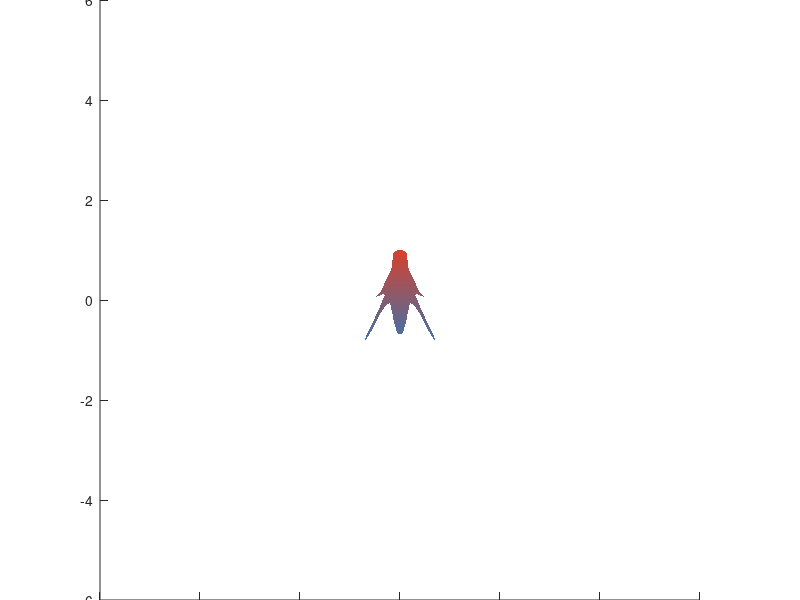

This figure's MATLAB source: (Note: this script raises an error after producing the figure.)
function dragon24
% Copyright (c) 2024, Zhaoxu Liu / slandarer
baseV=[ -.016,.822; -.074,.809; -.114,.781; -.147,.738; -.149,.687; -.150,.630;
          -.157,.554; -.166,.482; -.176,.425; -.208,.368; -.237,.298; -.284,.216;
          -.317,.143; -.338,.091; -.362,.037;-.382,-.006;-.420,-.051;-.460,-.084;
         -.477,-.110;-.430,-.103;-.387,-.084;-.352,-.065;-.317,-.060;-.300,-.082;
         -.331,-.139;-.359,-.201;-.385,-.262;-.415,-.342;-.451,-.418;-.494,-.510;
         -.533,-.599;-.569,-.675;-.607,-.753;-.647,-.829;-.689,-.932;-.699,-.988;
         -.639,-.905;-.581,-.809;-.534,-.717;-.489,-.642;-.442,-.543;-.393,-.447;
         -.339,-.362;-.295,-.296;-.251,-.251;-.206,-.241;-.183,-.281;-.175,-.350;
         -.156,-.434;-.136,-.521;-.128,-.594;-.103,-.677;-.083,-.739;-.067,-.813;-.039,-.852];
% 基础比例、上色方式数据
baseV=[0,.82;baseV;baseV(end:-1:1,:).*[-1,1];0,.82];
baseV=baseV-mean(baseV,1);
baseF=1:size(baseV,1);
baseY=baseV(:,2);
baseY=(baseY-min(baseY))./(max(baseY)-min(baseY));
N=120;
baseR=sin(linspace(pi/4,5*pi/6,N))./1.2;
baseR=[baseR',baseR'];baseR(1,:)=[1,1];
baseR(5,:)=[2,.6];
baseR(10,:)=[3.7,.4];
baseR(15,:)=[1.8,.6];
baseT=[zeros(N,1),ones(N,1)];
baseM=zeros(N,2);
baseD=baseM;
ratioT=@(Mat,t)Mat*[cos(t),sin(t);-sin(t),cos(t)];
% 配色数据
CList=[211,56,32;56,105,166;253,209,95]./255;
% CList=bone(4);CList=CList(2:4,:);
% CList=flipud(bone(3));
% CList=lines(3);
% CList=colorcube(3);
% CList=rand(3)
baseC1=CList(2,:)+baseY.*(CList(1,:)-CList(2,:));
baseC2=CList(3,:)+baseY.*(CList(1,:)-CList(3,:));
% 构建图窗
fig=figure('units','normalized','position',[.1,.1,.5,.8],...
    'UserData',[98,121,32,115,108,97,110,100,97,114,101,114]);
axes('parent',fig,'NextPlot','add','Color',[0,0,0],...
    'DataAspectRatio',[1,1,1],'XLim',[-6,6],'YLim',[-6,6],'Position',[0,0,1,1]);
% 构造龙每个部分句柄
dragonHdl(1)=patch('Faces',baseF,'Vertices',baseV,'FaceVertexCData',baseC1,'FaceColor','interp','EdgeColor','none','FaceAlpha',.95);disp(char(fig.UserData))
for i=2:N
    dragonHdl(i)=patch('Faces',baseF,'Vertices',baseV.*baseR(i,:)-[0,i./2.5-.3],'FaceVertexCData',baseC2,'FaceColor','interp','EdgeColor','none','FaceAlpha',.7);
end
set(dragonHdl(5),'FaceVertexCData',baseC1,'FaceAlpha',.7)
set(dragonHdl(10),'FaceVertexCData',baseC1,'FaceAlpha',.7)
set(dragonHdl(15),'FaceVertexCData',baseC1,'FaceAlpha',.7)
for i=N:-1:1,uistack(dragonHdl(i),'top');end
for i=1:N
    baseM(i,:)=mean(get(dragonHdl(i),'Vertices'),1);
end
baseD=diff(baseM(:,2));Pos=[0,2];
% 主循环及旋转、运动计算
set(gcf,'WindowButtonMotionFcn',@dragonFcn)
fps=8;
game=timer('ExecutionMode', 'FixedRate', 'Period',1/fps, 'TimerFcn', @dragonGame);
start(game)
% Copyright (c) 2023, Zhaoxu Liu / slandarer
set(gcf,'tag','co','CloseRequestFcn',@clo);
    function clo(~,~)
        stop(game);delete(findobj('tag','co'));clf;close
    end
    function dragonGame(~,~)
        Dir=Pos-baseM(1,:);
        Dir=Dir./norm(Dir);
        baseT=(baseT(1:end,:)+[Dir;baseT(1:end-1,:)])./2;
        baseT=baseT./(vecnorm(baseT')');
        theta=atan2(baseT(:,2),baseT(:,1))-pi/2;
        baseM(1,:)=baseM(1,:)+(Pos-baseM(1,:))./30;
        baseM(2:end,:)=baseM(1,:)+[cumsum(baseD.*baseT(2:end,1)),cumsum(baseD.*baseT(2:end,2))];

        for ii=1:N
            set(dragonHdl(ii),'Vertices',ratioT(baseV.*baseR(ii,:),theta(ii))+baseM(ii,:))
        end
    end
    function dragonFcn(~,~)
        xy=get(gca,'CurrentPoint');
        x=xy(1,1);y=xy(1,2);
        Pos=[x,y];
        Pos(Pos>6)=6;
        Pos(Pos<-6)=6;
    end
end